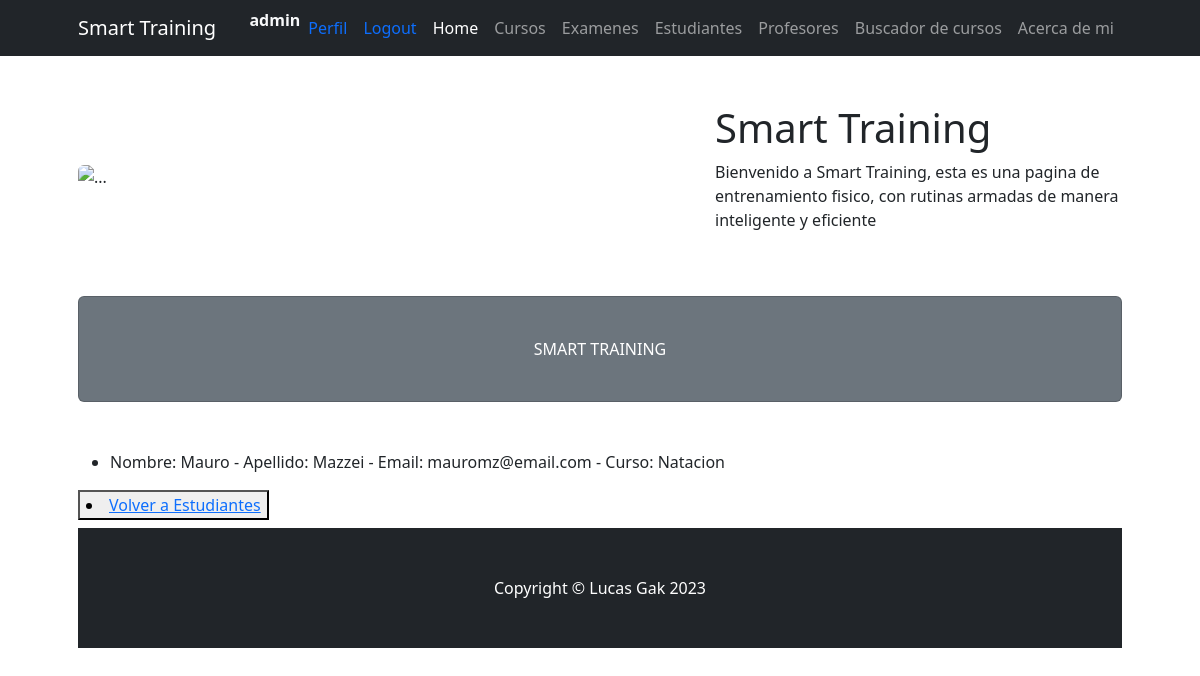
Page /ProjectoFinal23/leerEstudiantes (signed in) on the earlier database version.
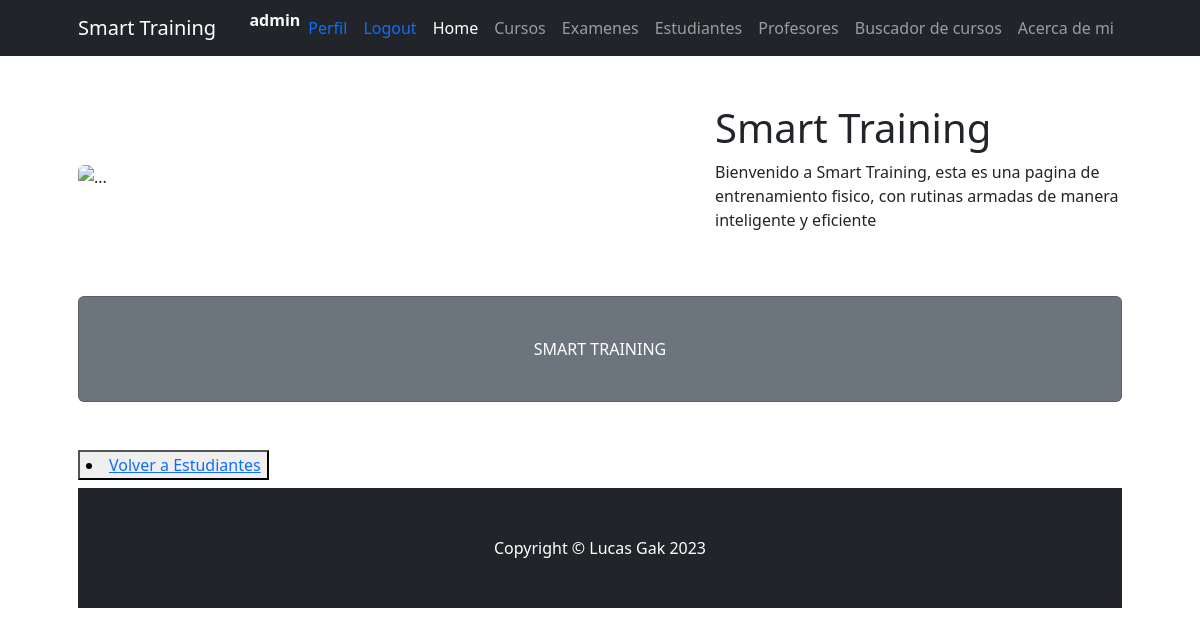
Same page on the later database version.
### ProjectoFinal23/models.py (models this page shows)
class Estudiante(models.Model):
    nombre= models.CharField(max_length=30)
    apellido=models.CharField(max_length=30)
    email=models.EmailField()
    curso=models.CharField(max_length=30)
    def __str__(self):
        return f"Nombre: {self.nombre} - Apellido: {self.apellido} - Email: {self.email} - Curso: {self.curso}"

### ProjectoFinal23/views.py (the view)
# urls.py: path('leerEstudiantes', views.leerEstudiantes, name = "LeerEstudiantes"),
@login_required
def leerEstudiantes(request):
    estudiantes = Estudiante.objects.all()
    contexto = {"estudiantes":estudiantes}
    return render(request, "ProjectoFinal23/leerEstudiantes.html",contexto)

### ProjectoFinal23/templates/ProjectoFinal23/leerEstudiantes.html
{% extends 'ProjectoFinal23/padre.html' %}
{% load static %}
{% block section1 %}
<ul>
    {% for p in estudiantes %}
    <li>{{p}}</li>
{% endfor %}
</ul>
<button>
    <li><a href="{% url 'estudiantes' %}"> Volver a Estudiantes</a></li>
</button>
{% endblock %}

Differences in the rows shown:
removed Estudiante: nombre+apellido+email "Nombre: Mauro - Apellido: Mazzei - Email: mauromz@email.com - Curso: Natacion"
